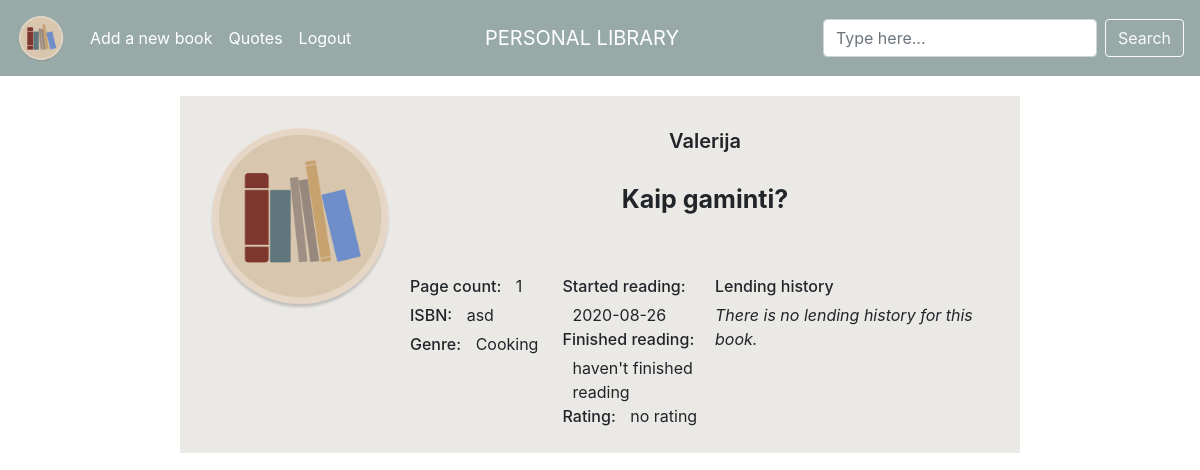
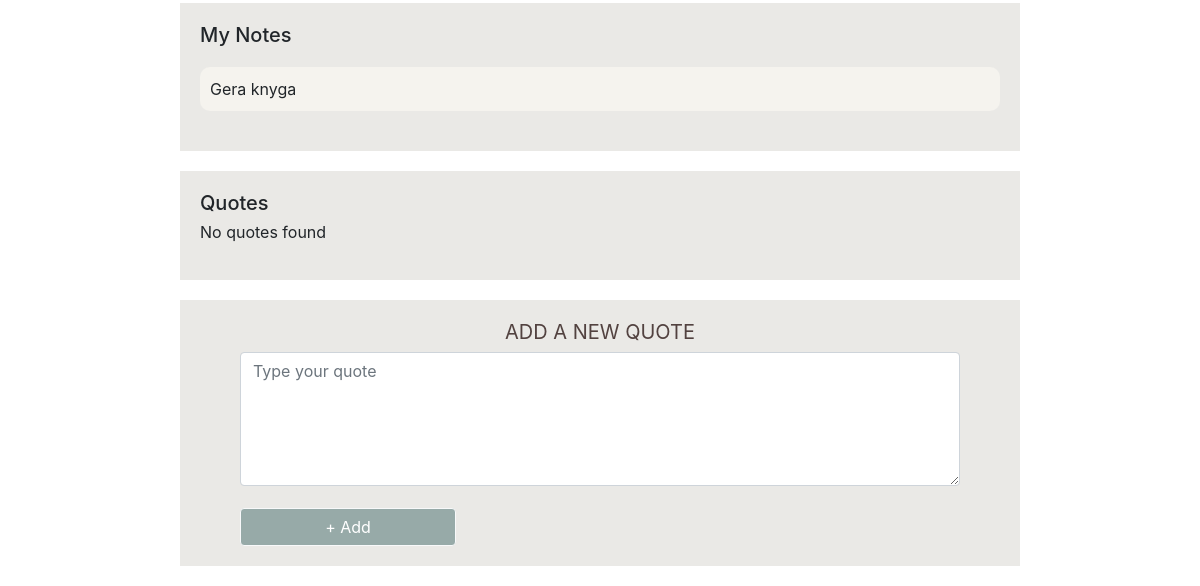
/book/16 (signed in), run on an earlier commit of the app's database (2 pictures, top to bottom).
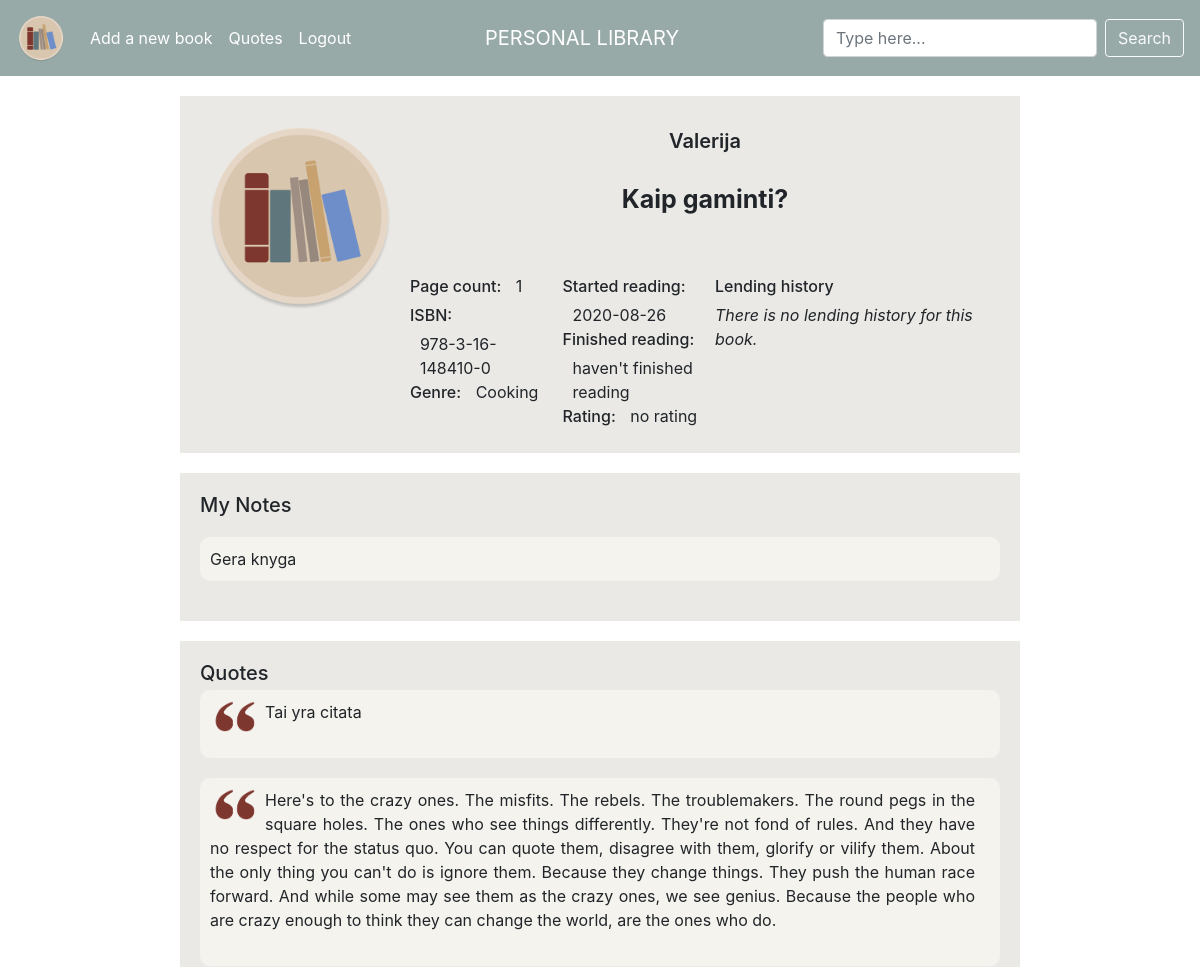
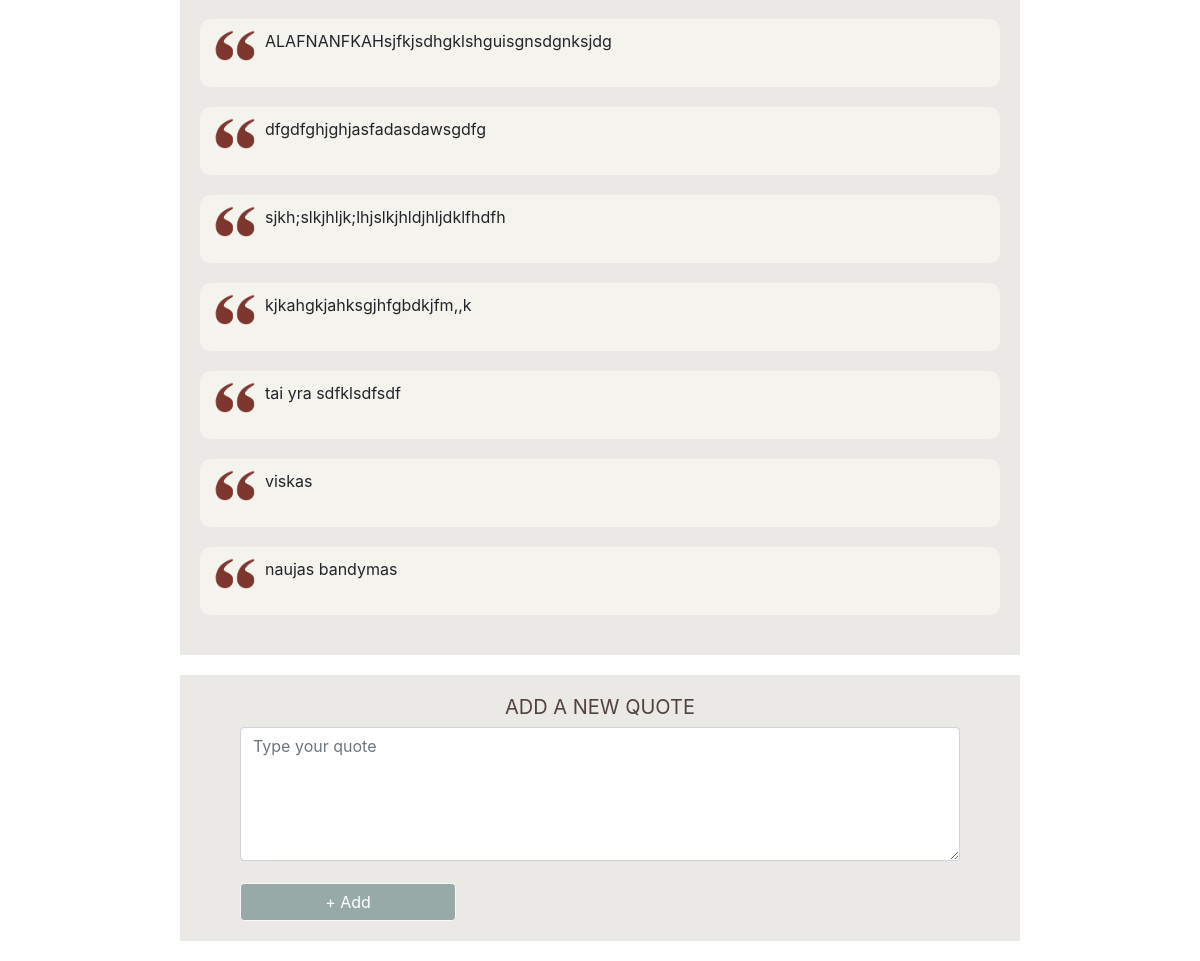
And on a later commit of the database (2 pictures, top to bottom).
### tables this page shows
CREATE TABLE "books" (user_id INTEGER NOT NULL, title TEXT NOT NULL, author TEXT NOT NULL, pages INTEGER NOT NULL, isbn TEXT NULL, genre TEXT NULL, rating INTEGER NULL, started DATE NULL, finished DATE NULL, owner TEXT NULL, notes TEXT NULL, lent BOOLEAN NULL, book_id INTEGER PRIMARY KEY AUTOINCREMENT NOT NULL);

CREATE TABLE 'quotes' ('user_id' integer NOT NULL, 'book_id' integer NOT NULL, 'quote_id' integer PRIMARY KEY AUTOINCREMENT NOT NULL, 'quote' text NOT NULL);

### application.py (the view, shortened to what this page needs)
@app.route("/book/<book_id>", methods=["GET", "POST", "DELETE"])
@login_required
def book(book_id):
    if request.method == "GET":
        data = db.execute("""SELECT * FROM books
                            WHERE book_id = :book_id
                             AND user_id = :user_id """,
                          book_id=book_id,
                          user_id=session["user_id"])
        print('BOOK PROFILE | data: ' + str(data), flush=True)
        quotes = db.execute("""SELECT * FROM quotes
                            JOIN books ON books.book_id = quotes.book_id
                            WHERE books.book_id = :book_id
                            AND books.user_id = :user_id """,
                            book_id=book_id,
                            user_id=session["user_id"])
        print('BOOK PROFILE | quotes: ' + str(quotes), flush=True)
        lendings = db.execute("""SELECT * FROM lending
                            JOIN books ON books.book_id = lending.book_id
                            WHERE books.book_id = :book_id
                            AND books.user_id = :user_id """,
                            book_id = book_id,
                            user_id = session["user_id"])
        print('BOOK PROFILE | lendings: ' + str(lendings), flush=True)
        return render_template("book.html", data=data, quotes=quotes, lendings=lendings)
    elif request.method == "POST":
        return redirect("/book")

### application.py (called while the page is built)
@app.after_request
def after_request(response):
    response.headers["Cache-Control"] = "no-cache, no-store, must-revalidate"
    response.headers["Expires"] = 0
    response.headers["Pragma"] = "no-cache"
    return response

### helpers.py (called while the page is built)
def login_required(f):
    @wraps(f)
    def decorated_function(*args, **kwargs):
        if session.get("user_id") is None:
            return redirect("/login")
        return f(*args, **kwargs)
    return decorated_function

### templates/book.html (shortened to what this page needs)
{% extends "layout.html" %}
{% block main %}
    {% for book in data %}
    <div class="profile_container_top">
       <div class="item-c"><img id="logo_profile" src="../static/logo.png" alt="book cover"></div>
       <div class="item-a book_profile_author">{{ book.author }}</div>
       <div class="item-b book_profile_book_title">{{ book.title }}</div>
       <div class="item-d">
            <p class="book_profile_titles">Page count:</p>
            <div class="book_profile_text">{{ book.pages }}</div>
            <br>
            <p class="book_profile_titles">ISBN:</p>
            <div class="book_profile_text">{{ book.isbn }}</div>
            <br>
            <p class="book_profile_titles">Genre:</p>
            <div class="book_profile_text">{{ book.genre }}</div>
            <br>
       </div>
       <div class="item-e">
            <p class="book_profile_titles">Started reading:</p>
                {% if book.started %}
                    <div class="book_profile_text">{{ book.started }}</div>
                    <br>
                    <p class="book_profile_titles">Finished reading:</p>
                    {% if book.finished %}
                        <div class="book_profile_text">{{ book.finished }}</div>
                    {% else %}
                        <div class="book_profile_text">haven't finished reading</div>
                    {% endif %}
                {% else %}
                    <div class="book_profile_text">haven't started reading</div>
                {% endif %}
                <p class="book_profile_titles">Rating:</p>
                    {% if book.rating %}
                        <div class="book_profile_text">{{ book.rating }}</div>
                    {% else %}
                        <div class="book_profile_text">no rating</div>
                    {% endif %}
        </div>
        {% endfor %}
        <div class="item-f">
            <p class="book_profile_titles">Lending history</p>
            {% if not lendings %}
                <p><i>There is no lending history for this book.</i></p>
            {% endif %}
        </div>
    </div>
    <div class="profile_container_notes">
        <div class="item-g"><h5 class="book_profile_titles">My Notes</h5></div>
        {% for book in data %}
            {% if book.notes %}
                <div class="item-h quote_sand_bg_profile">
                    <p class="note_text">{{ book.notes }}</p>
                </div>
            {% else %}
                <div class="item-h">No notes found</div>
            {% endif %}
        {% endfor %}
    </div>
    <div class="profile_container_quotes">
        <div class="quote_brown_bg_profile">
            <div class="quotes_profile"><h5 class="book_profile_titles">Quotes</h5></div>
        {% if not quotes %}
            <div class="item-j">No quotes found</div></p>
        {% else %}
            {% for quote in quotes %}
                <div class="quote_sand_bg_profile">
                    <img id="quote_sign" src="../static/quote_mark.gif" alt="quotes">
                    <p class="quote_text">{{ quote.quote }}</p>
                    <br>
                </div>
            {% endfor %}
        {% endif %}
        </div>
    </div>
    {% for book in data %}
    <div class=" container_new_quote">
        <h2 id="add_quote">ADD A NEW QUOTE</h2>
        <form id="new_quote" action="/book/{{ book.book_id }}/new-quote" method="post" autocomplete="off">
            <div class="form-group" id="quote_quote">
                <textarea autocomplete="off" class="form-control" name="quote" contenteditable="true" placeholder="Type your quote" cols="30" rows="5" required="required"></textarea>
            </div>
            <br>
            <button class="btn btn-light" type="submit" id="quote_btn">+ Add</button>
        </form>
    </div>
    {% endfor %}
{% endblock %}

### templates/layout.html (shortened to what this page needs)
<!DOCTYPE html>
<html lang="en">
<head>
    <link href="https://maxcdn.bootstrapcdn.com/bootstrap/4.0.0-beta.2/css/bootstrap.min.css" rel="stylesheet">
    <link href="../static/style.css" rel="stylesheet">
</head>
<body>
    <header>
        {% if session.user_id %}
        <nav class="navbar navbar-expand-lg">
            <a class="navbar-brand abs" href="/">PERSONAL LIBRARY</a>
            <div class="collapse navbar-collapse" id="navbarTogglerDemo03">
                <a class="navbar-brand" href="/"><img src="../static/logo.png" width="50" height="50" alt="logo"></a>
                <ul class="navbar-nav mr-auto mt-2 mt-lg-0">
                    <li class="nav-item">
                        <a class="nav-link" href="/new-book">Add a new book</a>
                    </li>
                    <li class="nav-item">
                        <a class="nav-link" href="/quotes">Quotes</a>
                    </li>
                    <li>
                        <a class="nav-link" href="/logout">Logout</a>
                    </li>
                </ul>
                <form class="form-inline my-2 my-lg-0">
                    <input class="form-control mr-sm-2" type="search" placeholder="Type here..." aria-label="Search">
                    <button class="btn btn-outline-light my-2 my-sm-0" type="submit">Search</button>
                </form>
                    {% endif %}
            </div>
        </nav>
    </header>
    {% block main %}{% endblock %}
</body>
</html>

### static/style.css (style rules this page uses)
.btn-light { color: white; background-color: #97aaa8 !important; display: inline; }
.form-group { display: inline-block; }
header { background-color: #97aaa8; }
.navbar, .navbar-collapse, .form-inline, .nav-link { color: white !important; }
.navbar-brand.abs { position: absolute; width: 20%; left: 38.5%; text-align: center !important; color: white !important; }
.form-control { display: inline-block; }
.item-a { grid-area: author; }
.item-b { grid-area: title; }
.item-c { grid-area: book_cover; }
.item-d { grid-area: col_a; }
.item-e { grid-area: col_b; }
.item-f { grid-area: col_c; overflow: auto; }
.item-g { grid-area: my_notes; width: 100%; }
.item-h { grid-area: notes_text; overflow: auto; background-color: #f5f3ee; }
.profile_container_top { display: grid; background-color: #eae9e6; margin-top: 20px; margin-bottom: 20px; margin-right: auto; margin-left: auto; padding: 20px; max-width: 70%; column-gap: 10px; row-gap: 5px; grid-template-columns: 1fr 1fr 1fr 2fr; grid-template-rows: auto auto auto; grid-template-areas: "book_cover author author author" "book_cover title title title" "book_cover col_a col_b col_c"; }
.profile_container_notes { display: grid; background-color: #eae9e6; margin: 20px auto; padding: 20px; max-width: 70%; column-gap: 10px; row-gap: 15px; grid-template-columns: 1fr 1fr 1fr 1.5fr; grid-template-rows: auto; grid-template-areas: "my_notes my_notes my_notes my_notes" "notes_text notes_text notes_text notes_text"; }
#logo_profile { width: 200px; height: 200px; }
.book_profile_author { text-align: center; font-size: 20px; font-weight: 600; margin: 10px; }
.book_profile_book_title { text-align: center; font-size: 25px; font-weight: 700; margin: 10px 10px 50px 10px; }
.book_profile_titles { display: inline-block; font-weight: 500; margin-bottom: 5px; }
.book_profile_text { display: inline-block; margin-left: 10px; }
.quote_sand_bg_profile { background-color: #f5f3ee; padding: 5px; border-radius: 10px; margin-bottom: 20px; }
.quote_brown_bg_profile { background-color: #eae9e6; margin-top: 20px; margin-bottom: 20px; margin-right: auto; margin-left: auto; padding: 20px; max-width: 70%; }
#quote_sign { float: left; width: 50px; margin: 5px; }
.quote_text, .note_text { float: none; margin: 5px; margin-right: 20px; text-align: justify; }
#add_quote { text-align: center; font-weight: 400; font-size: 20px; color: #524240; }
#new_quote { width: 90%; margin-right: auto; margin-left: auto; }
#quote_author, #quote_title, #quote_quote { width: 100%; align-items: center; }
#quote_btn { width: 30%; align-items: center; }
textarea { width: 100%; border: none; }
.container_new_quote { background-color: #eae9e6; margin: 20px auto; padding: 20px; max-width: 70%; }

What changed in the data, as far as the page shows it:
changed books "Kaip gaminti?": isbn "asd" → "978-3-16-148410-0"
now on this page (row edited): quotes: quote "Tai yra citata"
added quotes: quote "Here's to the crazy ones. The misfits. The rebels. The troublemakers. The round pegs in the square holes. The ones who see things differently. They're not fond of rules. And they have no respect for the status quo. You can quote them, disagree with them, glorify or vilify them. About the only thing you can't do is ignore them. Because they change things. They push the human race forward. And while some may see them as the crazy ones, we see genius. Because the people who are crazy enough to think they can change the world, are the ones who do."
added quotes: quote "ALAFNANFKAHsjfkjsdhgklshguisgnsdgnksjdg"
added quotes: quote "dfgdfghjghjasfadasdawsgdfg"
added quotes: quote "sjkh;slkjhljk;lhjslkjhldjhljdklfhdfh"
added quotes: quote "kjkahgkjahksgjhfgbdkjfm,,k"
added quotes: quote "tai yra sdfklsdfsdf"
added quotes: quote "viskas"
added quotes: quote "naujas bandymas"
Also different on the page:
text no longer shown: "No quotes found"
